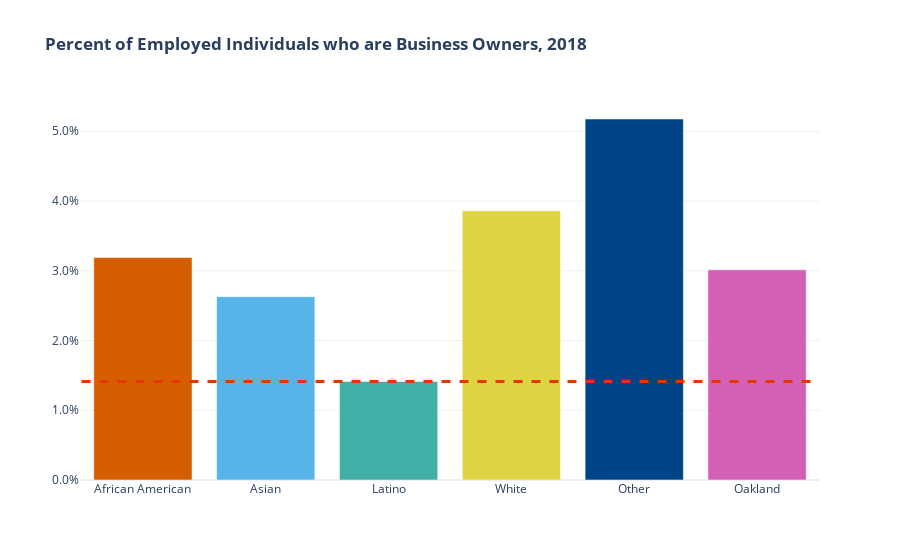

Notebook source saved alongside this figure:
### Code cell
colors = ['#D55E00','#56B4E9','#40B0A6','#ded340','#004488', '#D35FB7']

fig = go.Figure(data=[go.Bar(
    x=ind1p.RACE,
    y=ind1p.counts,
    marker_color=colors
)])

fig.add_shape(type="line",
    xref="x", yref="y",
    x0=-0.5, y0=ind1p.counts.min(), x1=5.5, y1=ind1p.counts.min(),
    line=dict(
        color="#e63600",
        width=3,
        dash="dash",
    ),
    opacity=1,
              
             )

fig.update_layout(yaxis_tickformat = '.1%', template="plotly_white", title_text='<b>Percent of Employed Individuals who are Business Owners, 2018</b>')

### Figure 1 — Plotly figure (JSON) as saved in the notebook; plotly's stock layout.template omitted (floating-point values rounded to 4 significant figures)
{"data": [{"marker": {"color": ["#D55E00", "#56B4E9", "#40B0A6", "#ded340", "#004488", "#D35FB7"]}, "type": "bar", "x": ["African American", "Asian", "Latino", "White", "Other", "Oakland"], "y": [0.0319, 0.02629, 0.01413, 0.0386, 0.05176, 0.03013]}], "layout": {"shapes": [{"line": {"color": "#e63600", "dash": "dash", "width": 3}, "opacity": 1, "type": "line", "x0": -0.5, "x1": 5.5, "xref": "x", "y0": 0.01413, "y1": 0.01413, "yref": "y"}], "title": {"text": "<b>Percent of Employed Individuals who are Business Owners, 2018</b>"}, "yaxis": {"tickformat": ".1%"}}}
